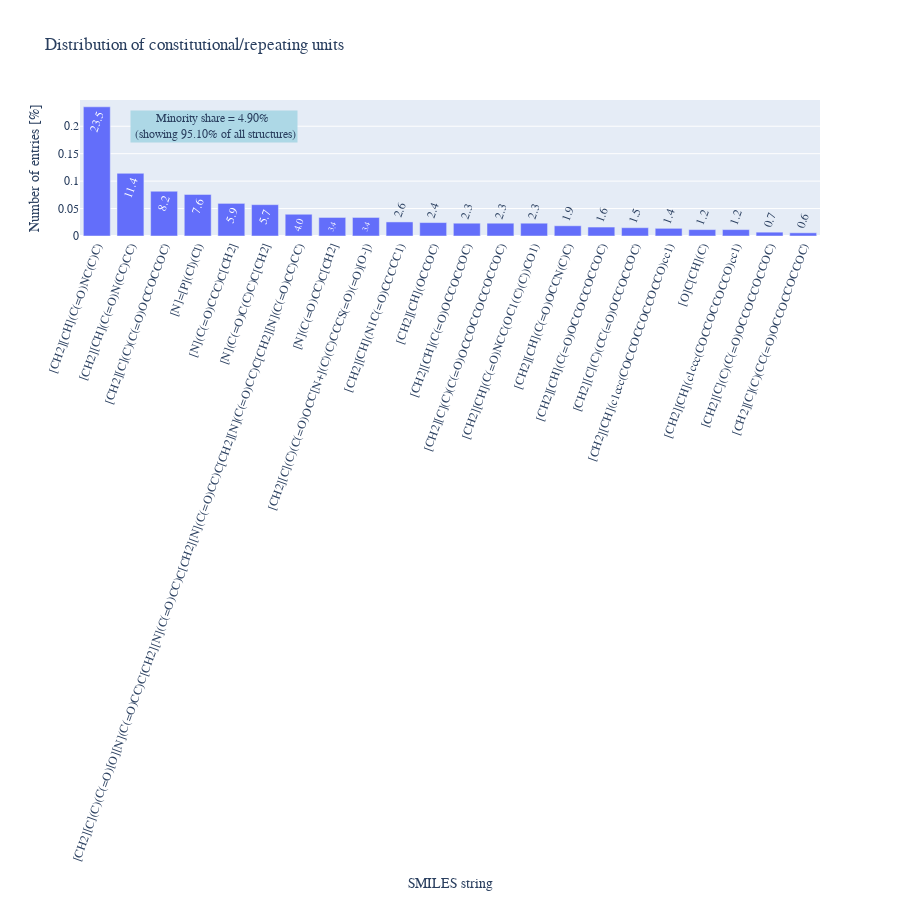

Notebook source saved alongside this figure:
### Code cell
# create a depiction of all the amount of all smiles strings
c = df["SMILES_repeating_unitA"].value_counts(normalize=True)
print("number or different constitutional/repeating units: {}".format(len(c)))
# threshold for strings which are only present in less than a specific percentage of the data
frequent_strings = []
perc = 0
for s,p in zip(c.index,c.values):
    if perc < 0.95:
        perc += p
        frequent_strings.append(s)
    else:
        break
c = c.head(len(frequent_strings))

# create a list of percentages strings for each SMILES string
percentage_list = [str(perc_num) for perc_num in (np.around(c.values*100, decimals=1))]

figure = px.bar(
    x=c.index,
    y=c.values,
    title="Distribution of constitutional/repeating units",
    labels={"x": "SMILES string", "y": "Number of entries [%]"},
    height=900,
    text=percentage_list, # annotates each bar with its

)
# set lable angles diagonally
figure.update_traces(textangle=-70)
figure.update_layout(font_family = "Calibri")
figure.update_xaxes(tickangle=-70)

#creating a string for the information that was left out for better visibility
information = "Minority share = %.2f%% <br> (showing %.2f%% of all structures)"  %((1-perc)*100, perc*100)
figure.add_annotation(text=information,
                      showarrow=False,
                      bgcolor="lightblue",
                      xanchor="left",
                      y=0.2,
                      x=1
                      )

figure.show()

### Figure 1 — Plotly figure (JSON) as saved in the notebook; plotly's stock layout.template omitted (floating-point values rounded to 4 significant figures)
{"data": [{"alignmentgroup": "True", "hovertemplate": "SMILES string=%{x}<br>Number of entries [%]=%{y}<br>text=%{text}<extra></extra>", "legendgroup": "", "marker": {"color": "#636efa", "pattern": {"shape": ""}}, "name": "", "offsetgroup": "", "orientation": "v", "showlegend": false, "text": ["23.5", "11.4", "8.2", "7.6", "5.9", "5.7", "4.0", "3.4", "3.4", "2.6", "2.4", "2.3", "2.3", "2.3", "1.9", "1.6", "1.5", "1.4", "1.2", "1.2", "0.7", "0.6"], "textposition": "auto", "x": ["[CH2][CH](C(=O)NC(C)C)", "[CH2][CH](C(=O)N(CC)CC)", "[CH2][C](C)(C(=O)OCCOCCOC)", "[N]=[P](Cl)(Cl)", "[N](C(=O)CCC)C[CH2]", "[N](C(=O)C(C)C)C[CH2]", "[CH2][C](C)(C(=O)[O][N](C(=O)CC)C[CH2][N](C(=O)CC)C[CH2][N](C(=O)CC)C[CH2][N](C(=O)CC)C[CH2][N](C(=O)CC)CC)", "[N](C(=O)CC)C[CH2]", "[CH2][C](C)(C(=O)OCC[N+](C)(C)CCCS(=O)(=O)[O-])", "[CH2][CH](N1C(=O)CCCCC1)", "[CH2][CH](OCCOC)", "[CH2][CH](C(=O)OCCOCCOC)", "[CH2][C](C)(C(=O)OCCOCCOCCOCCOC)", "[CH2][CH](C(=O)NCC(OC1(C)(C))CO1)", "[CH2][CH](C(=O)OCCN(C)C)", "[CH2][CH](C(=O)OCCOCCOCCOC)", "[CH2][C](C)(CC(=O)OCCOCCOC)", "[CH2][CH](c1ccc(COCCOCCOCCOCCO)cc1)", "[O]C[CH](C)", "[CH2][CH](c1ccc(COCCOCCOCCO)cc1)", "[CH2][C](C)(C(=O)OCCOCCOCCOC)", "[CH2][C](C)(CC(=O)OCCOCCOCCOC)"], "xaxis": "x", "y": [0.2354, 0.1142, 0.08159, 0.07576, 0.05944, 0.05711, 0.03963, 0.0338, 0.0338, 0.02564, 0.02448, 0.02331, 0.02331, 0.02331, 0.01865, 0.01632, 0.01515, 0.01399, 0.01166, 0.01166, 0.006993, 0.005828], "yaxis": "y", "type": "bar", "textangle": -70}], "layout": {"xaxis": {"anchor": "y", "domain": [0.0, 1.0], "title": {"text": "SMILES string"}, "tickangle": -70}, "yaxis": {"anchor": "x", "domain": [0.0, 1.0], "title": {"text": "Number of entries [%]"}}, "legend": {"tracegroupgap": 0}, "title": {"text": "Distribution of constitutional/repeating units"}, "barmode": "relative", "height": 900, "font": {"family": "Calibri"}, "annotations": [{"bgcolor": "lightblue", "showarrow": false, "text": "Minority share = 4.90% <br> (showing 95.10% of all structures)", "x": 1, "xanchor": "left", "y": 0.2}]}}
